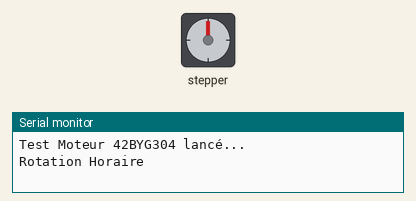
A program run on a simulated Arduino Uno, built with avr-gcc and run on an emulated ATmega328P. Parts: stepper motor, the last lines printed to the serial monitor. Wiring (inferred from the names in the program): stepper motor driver (200 steps per turn assumed): step pin 3; direction pin 2.

Above: at 0.05 s.
At 1.25 s:
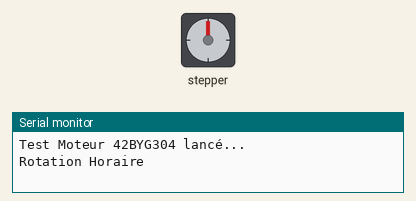
At 2.45 s:
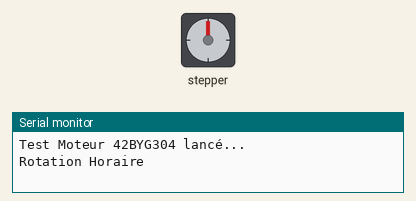
At 4.9 s:
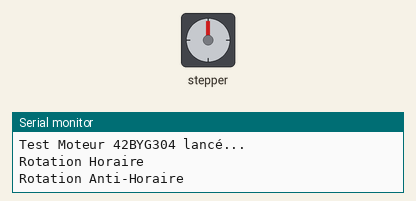
Timing chart, 0 to 7.8 s (numbered marks = the images above):
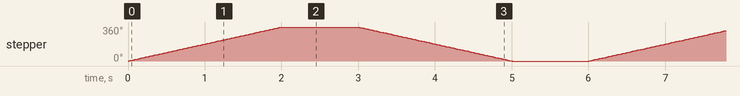

The program:

main.cpp
```cpp
#include "Arduino.h"

// Définition des broches
const int stepPin = 3;
const int dirPin = 2;
const int sleepPin = 4;
const int enablePin = 5; // Si votre driver a une broche d'activation, sinon ignorez cette ligne

#ifndef FAS

#define VITESSE 5000 // Vitesse de rotation en microsecondes (plus petit = plus rapide)
void setup()
{
  pinMode(stepPin, OUTPUT);
  pinMode(dirPin, OUTPUT);
  pinMode(sleepPin, OUTPUT);

  digitalWrite(sleepPin, HIGH); // Réveille le driver
  Serial.begin(9600);
  Serial.println("Test Moteur 42BYG304 lancé...");
}

void loop()
{
  // --- SENS HORAIRE ---
  digitalWrite(dirPin, HIGH);
  Serial.println("Rotation Horaire");
  for (int x = 0; x < 200; x++)
  { // 200 pas = 1 tour en Full Step
    digitalWrite(stepPin, HIGH);
    delayMicroseconds(VITESSE); // Vitesse : plus le chiffre est petit, plus c'est rapide
    digitalWrite(stepPin, LOW);
    delayMicroseconds(VITESSE);
  }
  delay(1000); // Pause d'une seconde

  // --- SENS ANTI-HORAIRE ---
  digitalWrite(dirPin, LOW);
  Serial.println("Rotation Anti-Horaire");
  for (int x = 0; x < 200; x++)
  {
    digitalWrite(stepPin, HIGH);
    delayMicroseconds(VITESSE); // On teste un peu plus vite
    digitalWrite(stepPin, LOW);
    delayMicroseconds(VITESSE);
  }
  delay(1000);
}
#else
#include "FastAccelStepper.h"
#include "AVRStepperPins.h" // Only required for AVR controllers

// If using an AVR device use the definitons provided in AVRStepperPins
//    stepPinStepper1A
//
// or even shorter (for 2560 the correct pin on the chosen timer is selected):
//    stepPinStepperA

FastAccelStepperEngine engine = FastAccelStepperEngine();
FastAccelStepper *stepper = NULL;

void setup() {
   engine.init();
   stepper = engine.stepperConnectToPin(stepPin);
   if (stepper) {
      stepper->setDirectionPin(dirPin);
      stepper->setEnablePin(enablePin, false); // low active
      stepper->setAutoEnable(true);

      stepper->setSpeedInHz(500);       // 500 steps/s
      stepper->setAcceleration(100);    // 100 steps/s²
      stepper->move(1000);
   }
}

void loop() {
}
#endif
```

Measured:
- by itself, stepper: turns 360° clockwise in 2.0 s, then 360° counter-clockwise in 2.0 s, repeating every 6.0 s
